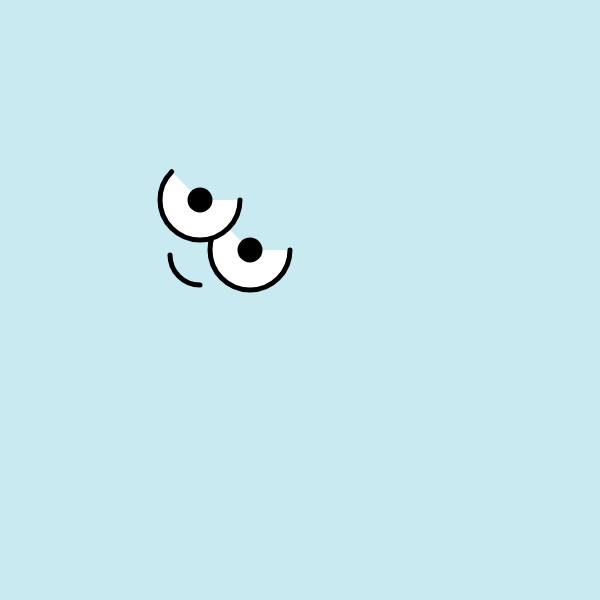
Frame 1 (no input)
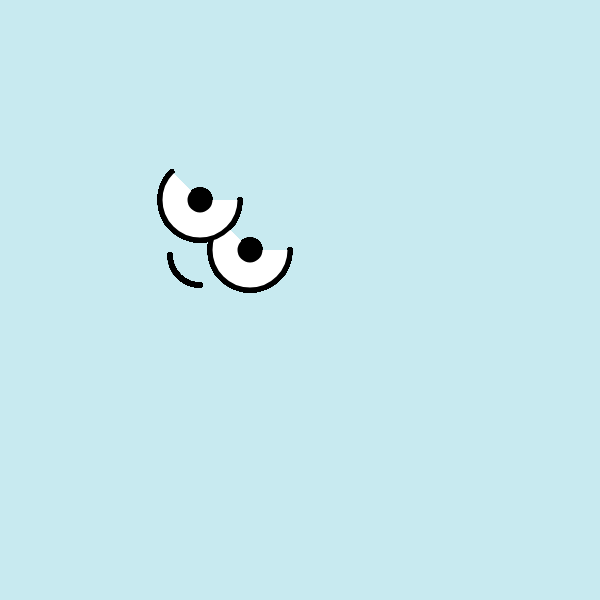
Frame 60 (no input)
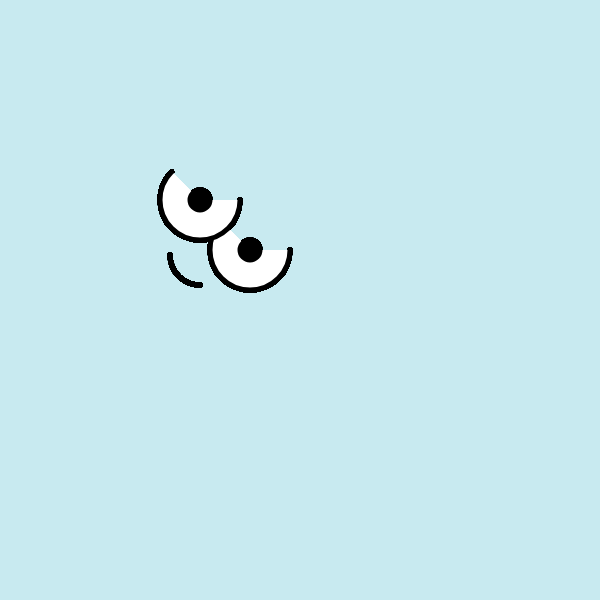
Frame 120 (the mouse pressed at the canvas centre since frame 60)

The p5.js sketch that drew these frames (run headless with seeded random() and noise() and a simulated clock; from frame 60 on, the mouse is pressed at the canvas centre):

// p5.js sketch
// ── sketch.js
let eyeWidth = 200;



function setup() {
    createCanvas (600,600)
    background (200,234,240)
}

function draw() {
    fill("white")
    strokeWeight(5)
    arc(250, 250, 80, 80, 0, PI+QUARTER_PI, [PIE])
    arc(200, 200, 80, 80, 0, PI+QUARTER_PI, [PIE])
    noFill();
    arc(200, 255, 60, 60, HALF_PI, PI);
    fill("black")
    ellipse (250,250,20,20)
ellipse(200,200,20,20)

}
